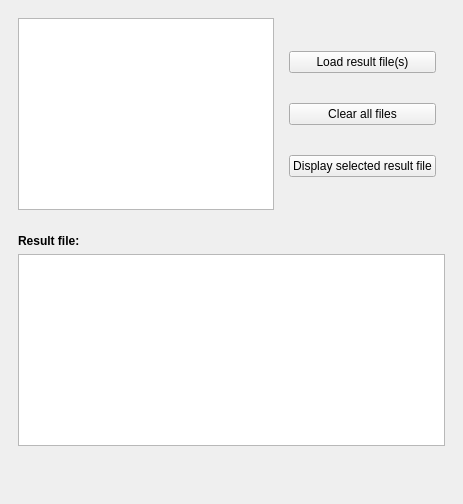
  <widget class="QDockWidget" name="dockWidgetResultsViewer">
   <property name="enabled">
    <bool>true</bool>
   </property>
   <property name="windowTitle">
    <string>Results viewer</string>
   </property>
   <attribute name="dockWidgetArea">
    <number>1</number>
   </attribute>
   <widget class="QWidget" name="dockWidgetContents_ResultsViewer">
    <layout class="QVBoxLayout" name="verticalLayout_13">
     <item>
      <widget class="QWidget" name="widget_result_files" native="true">
       <layout class="QHBoxLayout" name="horizontalLayout">
        <item>
         <widget class="QListView" name="listView_result_files">
          <property name="maximumSize">
           <size>
            <width>16777215</width>
            <height>16777215</height>
           </size>
          </property>
         </widget>
        </item>
        <item>
         <widget class="QWidget" name="widget_results_viewer_buttons" native="true">
          <layout class="QVBoxLayout" name="verticalLayout_22">
           <item>
            <widget class="QPushButton" name="pushButton_load_result_files">
             <property name="text">
              <string>Load result file(s)</string>
             </property>
             <property name="icon">
              <iconset resource="../ressources/ressources.qrc">
               <normaloff>:/Icons/Icons/folder.png</normaloff>:/Icons/Icons/folder.png</iconset>
             </property>
             <property name="iconSize">
              <size>
               <width>30</width>
               <height>30</height>
              </size>
             </property>
            </widget>
           </item>
           <item>
            <widget class="QPushButton" name="pushButton_clear_result_files">
             <property name="text">
              <string>Clear all files</string>
             </property>
             <property name="icon">
              <iconset resource="../ressources/ressources.qrc">
               <normaloff>:/Icons/Icons/file_clean.png</normaloff>:/Icons/Icons/file_clean.png</iconset>
             </property>
             <property name="iconSize">
              <size>
               <width>30</width>
               <height>30</height>
              </size>
             </property>
            </widget>
           </item>
           <item>
            <widget class="QPushButton" name="pushButton_display_result_files">
             <property name="text">
              <string>Display selected result file</string>
             </property>
             <property name="icon">
              <iconset resource="../ressources/ressources.qrc">
               <normaloff>:/Icons/Icons/line-chart.png</normaloff>:/Icons/Icons/line-chart.png</iconset>
             </property>
             <property name="iconSize">
              <size>
               <width>30</width>
               <height>30</height>
              </size>
             </property>
            </widget>
           </item>
          </layout>
         </widget>
        </item>
       </layout>
      </widget>
     </item>
     <item>
      <widget class="QWidget" name="widget_result_file_content" native="true">
       <layout class="QVBoxLayout" name="verticalLayout_14">
        <item>
         <widget class="QLabel" name="label_result_file">
          <property name="font">
           <font>
            <weight>75</weight>
            <bold>true</bold>
           </font>
          </property>
          <property name="text">
           <string>Result file:</string>
          </property>
         </widget>
        </item>
        <item>
         <widget class="QTextEdit" name="textEdit_result_file_content">
          <property name="readOnly">
           <bool>true</bool>
          </property>
         </widget>
        </item>
       </layout>
      </widget>
     </item>
     <item>
      <spacer name="verticalSpacer_6">
       <property name="orientation">
        <enum>Qt::Vertical</enum>
       </property>
       <property name="sizeHint" stdset="0">
        <size>
         <width>20</width>
         <height>40</height>
        </size>
       </property>
      </spacer>
     </item>
    </layout>
   </widget>
  </widget>
